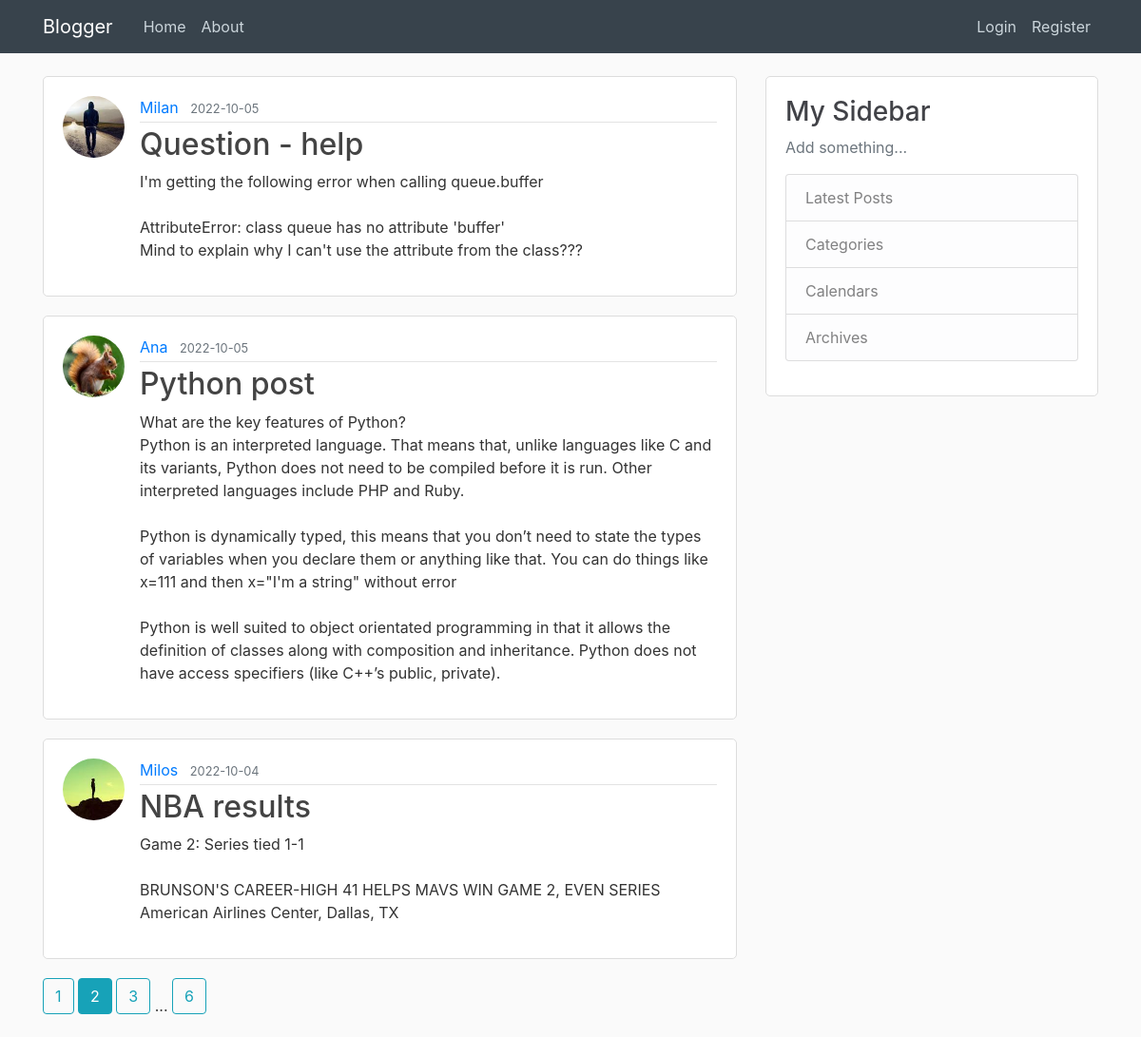
The page /home?page=2 on the database as committed earlier.
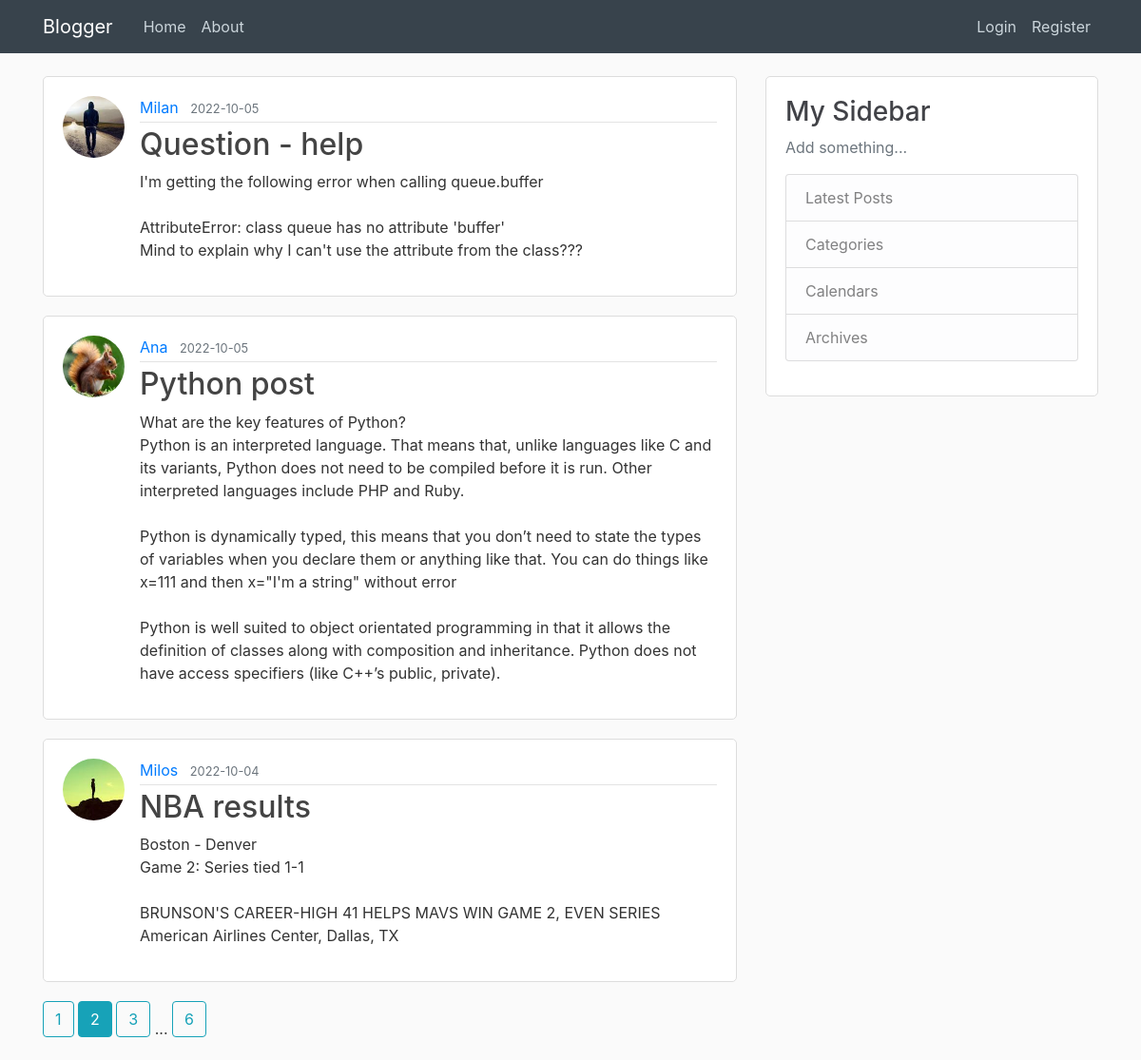
The same page on the database as committed later.
### blogger/models.py (models this page shows, shortened)
class Post(db.Model):
    id = db.Column(db.Integer, primary_key=True)
    title = db.Column(db.String(100), nullable=False)
    date_posted = db.Column(db.DateTime, nullable=False, default=datetime.utcnow)
    content = db.Column(db.Text, nullable=False)
    user_id = db.Column(db.Integer, db.ForeignKey('user.id'), nullable=False)

class User(db.Model, UserMixin):
    id = db.Column(db.Integer, primary_key=True)
    username = db.Column(db.String(20), unique=True, nullable=False)
    email = db.Column(db.String(120), unique=True, nullable=False)
    image_file = db.Column(db.String(20), nullable=False, default='default.jpg')
    password = db.Column(db.String(60), nullable=False)
    posts = db.relationship('Post', backref='author', lazy=True)

### blogger/main/routes.py (the view)
@bp.route("/")
@bp.route("/home")
def home():
    page = request.args.get('page', 1, type=int)
    posts = Post.query.order_by(Post.date_posted.desc()).paginate(page=page, per_page=3)
    return render_template('home.html', posts=posts)

### blogger/templates/home.html
{% extends 'layout.html' %}
{% block content %}
    {% for post in posts.items %}
        <article class="media content-section">
            <img class="rounded-circle article-img" src="{{ url_for('static', filename='profile_pics/' + post.author.image_file) }}">
            <div class="media-body">
                <div class="article-metadata">
                    <a class="mr-2" href="{{ url_for('users.user_posts', username=post.author.username) }}">{{ post.author.username }}</a>
                    <small class="text-muted">{{ post.date_posted.strftime('%Y-%m-%d') }}</small>
                </div>
                <h2><a class="article-title" href="{{ url_for('posts.post', post_id=post.id) }}">{{ post.title }}</a></h2>
                <p class="article-content">{{ post.content }}</p>
            </div>
        </article>
    {% endfor %}
    {% for page_num in posts.iter_pages(left_edge=1, right_edge=1, left_current=1, right_current=2) %}
        {% if page_num %}
            {% if posts.page == page_num %}
                <a class="btn btn-info mb-4" href="{{ url_for('main.home', page=page_num) }}">{{ page_num }}</a>
            {% else %}
                <a class="btn btn-outline-info mb-4" href="{{ url_for('main.home', page=page_num) }}">{{ page_num }}</a>
            {% endif %}
        {% else %}
            ...
        {% endif %}
    {% endfor %}
{% endblock content %}

### blogger/templates/layout.html (shortened to what this page needs)
<!DOCTYPE html>
<html>
    <head>
        <link rel="stylesheet" href="https://maxcdn.bootstrapcdn.com/bootstrap/4.0.0/css/bootstrap.min.css">
        <link rel="stylesheet" type="text/css" href="{{ url_for('static', filename='main.css') }}">
    </head>
    <body>
        <header class="site-header">
            <nav class="navbar navbar-expand-md navbar-dark bg-steel fixed-top">
                <div class="container">
                    <a class="navbar-brand mr-4" href="/">Blogger</a>
                    <div class="collapse navbar-collapse" id="navbarToggle">
                        <div class="navbar-nav mr-auto">
                            <a class="nav-item nav-link" href="{{ url_for('main.home') }}">Home</a>
                            <a class="nav-item nav-link" href="{{ url_for('main.about') }}">About</a>
                        </div>
                        <div class="navbar-nav">
                            {% if current_user.is_authenticated %}
                                <a class="nav-item nav-link" href="{{ url_for('posts.new_post') }}">New Post</a>
                                <a class="nav-item nav-link" href="{{ url_for('users.account') }}">Account</a>
                                <a class="nav-item nav-link" href="{{ url_for('users.logout') }}">Logout</a>
                            {% else %}
                                <a class="nav-item nav-link" href="{{ url_for('users.login') }}">Login</a>
                                <a class="nav-item nav-link" href="{{ url_for('users.register') }}">Register</a>
                            {% endif %}
                        </div>
                    </div>
                </div>
            </nav>
        </header>
        <main role="main" class="container">
            <div class="row">
                <div class="col-md-8">
                    {% block content %}{% endblock %}
                </div>
                <div class="col-md-4">
                    <div class="content-section">
                        <h3>My Sidebar</h3>
                        <p class='text-muted'>Add something...
                            <ul class="list-group">
                                <li class="list-group-item list-group-item-light">Latest Posts</li>
                                <li class="list-group-item list-group-item-light">Categories</li>
                                <li class="list-group-item list-group-item-light">Calendars</li>
                                <li class="list-group-item list-group-item-light">Archives</li>
                            </ul>
                        </p>
                    </div>
                </div>
            </div>
        </main>
    </body>
</html>

### blogger/static/main.css (style rules this page uses)
body { background: #fafafa; color: #333333; margin-top: 5rem; }
h1, h2, h3, h4, h5, h6 { color: #414247; }
.bg-steel { background-color: #38434c; }
.site-header .navbar-nav .nav-link { color: #cbd5db; }
.content-section { background: #ffffff; padding: 20px 20px; border: 1px solid #dddddd; border-radius: 5px; margin-bottom: 20px; }
.article-title { color: #444444; }
.article-content { white-space: pre-line; }
.article-img { height: 65px; width: 65px; margin-right: 16px; }
.article-metadata { padding-bottom: 3px; margin-bottom: 4px; border-bottom: 1px solid #e3e3e3 }

Rows that differ between the two databases and show on the page:
changed Post "NBA results": image_file: a different picture; content "Game 2: Series tied 1-1 BRUNSON'S CAREER-HIGH 41 HELPS MAVS WIN GAME 2, EVEN SERIES American Airlines Center, Dallas, TX" → "Boston - Denver Game 2: Series tied 1-1 BRUNSON'S CAREER-HIGH 41 HELPS MAVS WIN GAME 2, EVEN SERIES American Airlines Center, Dallas, TX"
